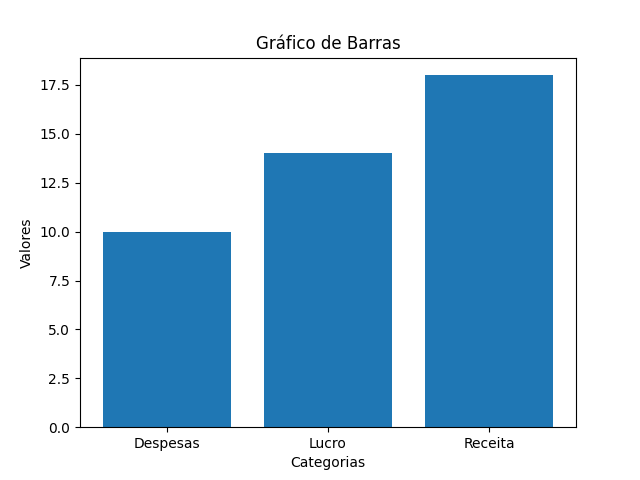

Python code for this plot:
import matplotlib.pyplot as plt
import os
from flask import send_file, after_this_request

def gerar_grafico_barras(metricas):
    categorias = list(metricas.keys())
    valores = list(metricas.values())

    diretorio_atual = os.path.dirname(os.path.abspath(__file__))
    caminho_arquivo = os.path.join(diretorio_atual, 'grafico_barras.png')  # Caminho absoluto do arquivo

    #criar gráfico
    plt.figure()
    plt.bar(categorias, valores)
    plt.title('Gráfico de Barras')
    plt.xlabel('Categorias')
    plt.ylabel('Valores')
    plt.savefig(caminho_arquivo)
    plt.close()

    @after_this_request
    def remover_arquivo(response):
        try:
            if os.path.exists(caminho_arquivo):
                os.remove(caminho_arquivo)
        except Exception as e:
            print(f"Erro ao excluir o arquivo: {e}")
        return response

    response = send_file(caminho_arquivo, mimetype='image/png', as_attachment=True)
    response.headers['Content-Disposition'] = 'inline; filename=grafico_barras.png'
    #os.remove(caminho_arquivo)
    
    return response
